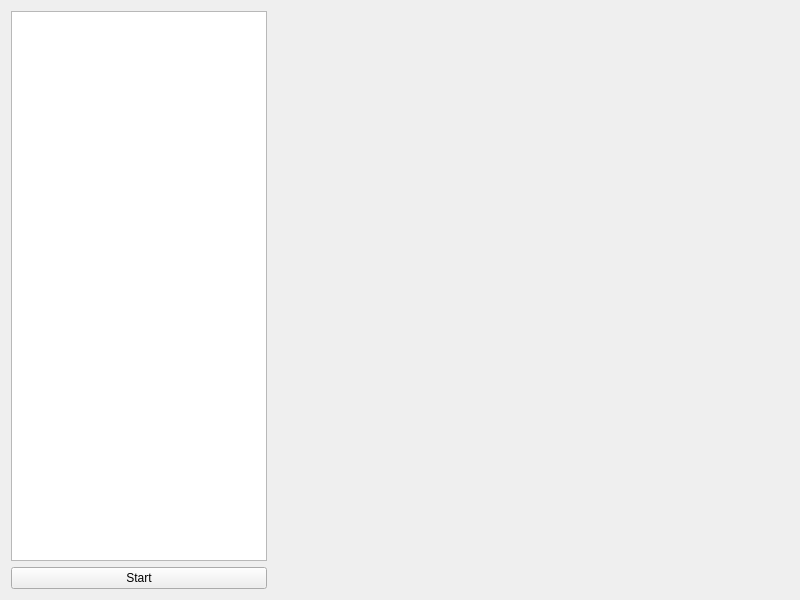
<?xml version="1.0" encoding="UTF-8"?>
<ui version="4.0">
 <class>Widget</class>
 <widget class="QWidget" name="Widget">
  <property name="geometry">
   <rect>
    <x>0</x>
    <y>0</y>
    <width>800</width>
    <height>600</height>
   </rect>
  </property>
  <property name="windowTitle">
   <string>Widget</string>
  </property>
  <layout class="QFormLayout" name="formLayout">
   <item row="0" column="0">
    <layout class="QVBoxLayout" name="verticalLayout">
     <item>
      <widget class="QGraphicsView" name="graphicsView">
       <property name="enabled">
        <bool>true</bool>
       </property>
       <property name="maximumSize">
        <size>
         <width>16777215</width>
         <height>167772</height>
        </size>
       </property>
      </widget>
     </item>
     <item>
      <widget class="QPushButton" name="Start">
       <property name="text">
        <string>Start</string>
       </property>
      </widget>
     </item>
    </layout>
   </item>
  </layout>
 </widget>
 <resources/>
 <connections/>
</ui>
